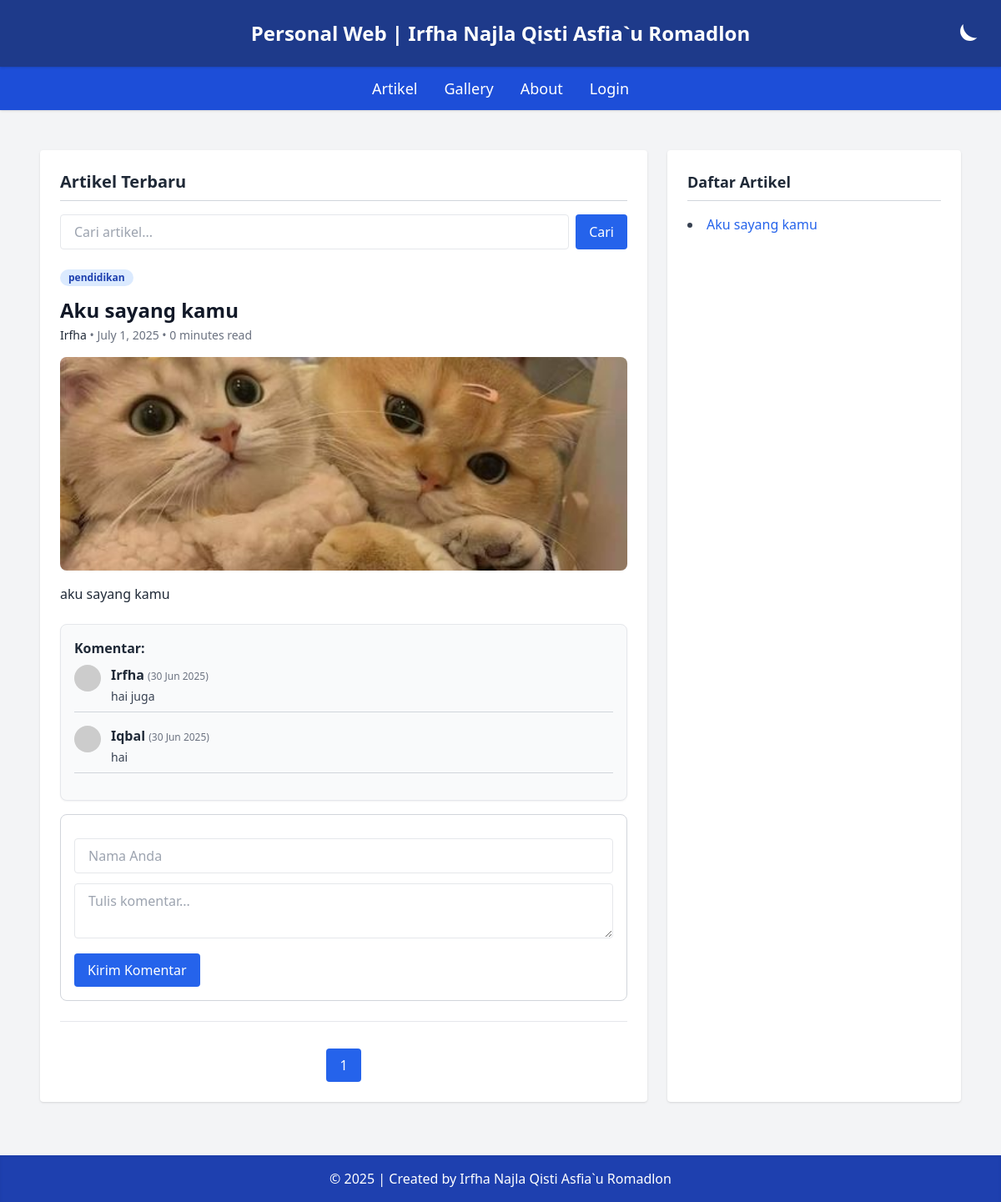
The page / on the database its author committed.
### tables this page shows
CREATE TABLE `tbl_artikel` (
  `id_artikel` int(11) NOT NULL,
  `nama_artikel` varchar(100) DEFAULT NULL,
  `isi_artikel` text DEFAULT NULL,
  `gambar_artikel` varchar(255) NOT NULL,
  `nama_penulis` varchar(100) NOT NULL,
  `tanggal_publish` date DEFAULT NULL,
  `tag_artikel` varchar(255) NOT NULL
);

CREATE TABLE `tbl_komentar` (
  `id_komentar` int(11) NOT NULL,
  `id_artikel` int(11) NOT NULL,
  `nama_komentator` varchar(100) DEFAULT NULL,
  `isi_komentar` text DEFAULT NULL,
  `tanggal_komentar` datetime DEFAULT NULL
);

### index.php (the view, shortened to what this page needs)
<?php
include "koneksi.php";
$search = isset($_GET['search']) ? mysqli_real_escape_string($db, $_GET['search']) : '';
$page = isset($_GET['page']) ? (int)$_GET['page'] : 1;
$limit = 3;
$offset = ($page - 1) * $limit;
$count_sql = "SELECT COUNT(*) as total FROM tbl_artikel WHERE nama_artikel LIKE '%$search%'";
$count_result = mysqli_query($db, $count_sql);
$total_rows = mysqli_fetch_assoc($count_result)['total'];
$total_pages = ceil($total_rows / $limit);
$sql = "SELECT * FROM tbl_artikel WHERE nama_artikel LIKE '%$search%' ORDER BY id_artikel DESC LIMIT $limit OFFSET $offset";
$query = mysqli_query($db, $sql);
?>
<!DOCTYPE html>
<html lang="en" class="transition-colors duration-300">
<head>
    <script src="https://cdn.tailwindcss.com"></script>
</head>
<body class="bg-gray-100 dark:bg-gray-900 text-gray-800 dark:text-gray-100 font-sans transition-all duration-300">
    <header class="relative bg-blue-900 dark:bg-gray-800 text-white text-center p-6 text-2xl font-bold shadow">
        Personal Web | Irfha Najla Qisti Asfia`u Romadlon
        <button onclick="toggleDarkMode()" class="absolute right-6 top-6 text-white hover:scale-110 transition" title="Toggle Theme">
            <svg id="icon-moon" xmlns="http://www.w3.org/2000/svg" class="w-10 h-10 fill-current" viewBox="0 0 24 24">
                <path d="M21 12.79A9 9 0 0111.21 3a7 7 0 1010 9.79z" />
            </svg>
        </button>
    </header>
    <nav class="bg-blue-700 dark:bg-gray-700 text-white py-3 shadow">
        <ul class="flex justify-center space-x-8 font-medium text-lg">
            <li><a href="index.php" class="hover:underline">Artikel</a></li>
            <li><a href="gallery.php" class="hover:underline">Gallery</a></li>
            <li><a href="about.php" class="hover:underline">About</a></li>
            <li><a href="admin/login.php" class="hover:underline">Login</a></li>
        </ul>
    </nav>
    <main class="max-w-6xl mx-auto p-6 grid grid-cols-1 md:grid-cols-3 gap-6 mt-6">
        <section class="md:col-span-2 bg-white dark:bg-gray-800 p-6 rounded shadow">
            <h2 class="text-xl font-bold mb-4 border-b border-gray-300 dark:border-gray-600 pb-2">Artikel Terbaru</h2>
            <form method="GET" class="mb-6 flex gap-2">
                <input type="text" name="search" placeholder="Cari artikel..." value="<?php echo htmlspecialchars($search); ?>" class="w-full px-4 py-2 rounded border dark:bg-gray-700 dark:text-white" />
                <button type="submit" class="bg-blue-600 hover:bg-blue-700 text-white px-4 py-2 rounded">Cari</button>
            </form>
            <div class="space-y-6">
                <?php while ($data = mysqli_fetch_array($query)): ?>
                <div class='border-b border-gray-200 dark:border-gray-600 pb-6'>
                    <div class='flex flex-wrap items-center gap-2 mb-3'>
                        <?php foreach (explode(',', $data['tag_artikel']) as $tag): ?>
                        <span class='bg-blue-100 text-blue-800 text-xs font-semibold px-2.5 py-0.5 rounded-full dark:bg-blue-900 dark:text-blue-300'><?php echo htmlspecialchars(trim($tag)); ?></span>
                        <?php endforeach; ?>
                    </div>
                    <h3 class='text-2xl font-bold text-gray-900 dark:text-white leading-snug mb-1'><?php echo htmlspecialchars($data['nama_artikel']); ?></h3>
                    <p class='text-sm text-gray-500 dark:text-gray-400 mb-4'>
                        <span class='font-medium text-gray-800 dark:text-gray-200'><?php echo htmlspecialchars($data['nama_penulis']); ?></span> &bull;
                        <?php echo date("F j, Y", strtotime($data['tanggal_publish'])); ?> •
                        <?php echo floor(str_word_count(strip_tags($data['isi_artikel'])) / 200 * 60); ?> minutes read
                    </p>
                    <?php if (!empty($data['gambar_artikel'])): ?>
                        <img src='images/<?php echo htmlspecialchars($data['gambar_artikel']); ?>' class='w-full h-64 object-cover mb-4 rounded-lg shadow-sm' alt='Gambar Artikel'>
                    <?php endif; ?>
                    <p class='text-justify text-gray-800 dark:text-gray-100'><?php echo nl2br(htmlspecialchars($data['isi_artikel'])); ?></p>
                    <div class='mt-6 p-4 bg-gray-50 dark:bg-gray-700 rounded-lg border border-gray-200 dark:border-gray-600 shadow-sm'>
                        <h4 class='text-md font-bold mb-2 text-gray-800 dark:text-white'>Komentar:</h4>
                        <?php
                        $id_artikel = $data['id_artikel'];
                        $komentar_query = mysqli_query($db, "SELECT * FROM tbl_komentar WHERE id_artikel=$id_artikel ORDER BY tanggal_komentar DESC");
                        while ($komentar = mysqli_fetch_assoc($komentar_query)):
                        ?>
                        <div class='mb-4 border-b pb-2 border-gray-300 dark:border-gray-600'>
                            <div class='flex items-start space-x-3'>
                                <img src='https://api.dicebear.com/7.x/personas/svg?seed=<?php echo urlencode($komentar['nama_komentator']); ?>' class='w-8 h-8 rounded-full'>
                                <div>
                                    <span class='font-semibold text-gray-800 dark:text-white'><?php echo htmlspecialchars($komentar['nama_komentator']); ?></span>
                                    <span class='text-xs text-gray-500 dark:text-gray-400'>(<?php echo date("d M Y", strtotime($komentar['tanggal_komentar'])); ?>)</span>
                                    <p class='text-sm text-gray-700 dark:text-gray-300 mt-1'><?php echo nl2br(htmlspecialchars($komentar['isi_komentar'])); ?></p>
                                </div>
                            </div>
                        </div>
                        <?php endwhile; ?>
                    </div>
                    <div class='mt-4 p-4 bg-white dark:bg-gray-800 rounded-lg border border-gray-300 dark:border-gray-600'>
                        <form action='' method='POST' class='space-y-3'>
                            <input type='text' name='nama_komentator' placeholder='Nama Anda' required class='w-full px-4 py-2 rounded border dark:bg-gray-700 dark:text-white'>
                            <textarea name='isi_komentar' placeholder='Tulis komentar...' required class='w-full px-4 py-2 rounded border dark:bg-gray-700 dark:text-white'></textarea>
                            <button type='submit' name='submit_komentar' class='bg-blue-600 hover:bg-blue-700 text-white px-4 py-2 rounded'>Kirim Komentar</button>
                        </form>
                    </div>
                </div>
                <?php endwhile; ?>
            </div>
            <div class='flex justify-center mt-8 space-x-2'>
                <?php for ($i = 1; $i <= $total_pages; $i++): ?>
                    <?php
                    $active = ($i == $page) ? 'bg-blue-600 text-white' : 'bg-gray-200 text-gray-800 dark:bg-gray-700 dark:text-white';
                    ?>
                    <a href="?search=<?php echo urlencode($search); ?>&page=<?php echo $i; ?>" class="px-4 py-2 rounded <?php echo $active; ?>"><?php echo $i; ?></a>
                <?php endfor; ?>
            </div>
        </section>
        <aside class="bg-white dark:bg-gray-800 p-6 rounded shadow">
            <h2 class="text-lg font-bold mb-4 border-b border-gray-300 dark:border-gray-600 pb-2">Daftar Artikel</h2>
            <ul class="space-y-2 list-disc list-inside text-gray-700 dark:text-gray-200">
                <?php
                $sidebar_query = mysqli_query($db, "SELECT * FROM tbl_artikel ORDER BY id_artikel DESC LIMIT 10");
                while ($data = mysqli_fetch_array($sidebar_query)) {
                    echo "<li><a href='artikel_detail.php?id=" . $data['id_artikel'] . "' class='text-blue-600 hover:underline'>" . htmlspecialchars($data['nama_artikel']) . "</a></li>";
                }
                ?>
            </ul>
        </aside>
    </main>
    <footer class="bg-blue-800 dark:bg-gray-800 text-white text-center py-4 mt-10 shadow-inner">
        &copy; <?php echo date('Y'); ?> | Created by Irfha Najla Qisti Asfia`u Romadlon
    </footer>
</body>
</html>

### rows shown on the page
tbl_artikel: tag_artikel "pendidikan", nama_artikel "Aku sayang kamu", nama_penulis "Irfha", tanggal_publish "July 1, 2025", isi_artikel "0", gambar_artikel (picture), isi_artikel "aku sayang kamu"
tbl_komentar: nama_komentator "Irfha", tanggal_komentar "30 Jun 2025", isi_komentar "hai juga"
tbl_komentar: nama_komentator "Iqbal", tanggal_komentar "30 Jun 2025", isi_komentar "hai"
